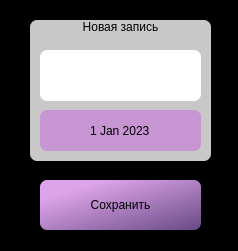
<?xml version="1.0" encoding="UTF-8"?>
<ui version="4.0">
 <class>Dialog</class>
 <widget class="QDialog" name="Dialog">
  <property name="geometry">
   <rect>
    <x>0</x>
    <y>0</y>
    <width>238</width>
    <height>251</height>
   </rect>
  </property>
  <property name="windowTitle">
   <string>Новая запись</string>
  </property>
  <property name="styleSheet">
   <string notr="true">background-color: rgb(0, 0, 0);</string>
  </property>
  <widget class="QFrame" name="frame">
   <property name="geometry">
    <rect>
     <x>20</x>
     <y>20</y>
     <width>201</width>
     <height>211</height>
    </rect>
   </property>
   <property name="layoutDirection">
    <enum>Qt::LeftToRight</enum>
   </property>
   <property name="frameShape">
    <enum>QFrame::StyledPanel</enum>
   </property>
   <property name="frameShadow">
    <enum>QFrame::Raised</enum>
   </property>
   <widget class="QLabel" name="labelNew">
    <property name="geometry">
     <rect>
      <x>10</x>
      <y>0</y>
      <width>181</width>
      <height>141</height>
     </rect>
    </property>
    <property name="styleSheet">
     <string notr="true">background-color: rgba(255, 255, 255,200);
font: 900 14pt &quot;Arial Black&quot;;
border-radius:7px;
color: rgb(0, 0, 0);</string>
    </property>
    <property name="text">
     <string>Новая запись</string>
    </property>
    <property name="alignment">
     <set>Qt::AlignHCenter|Qt::AlignTop</set>
    </property>
   </widget>
   <widget class="QDateEdit" name="dateEdit">
    <property name="geometry">
     <rect>
      <x>20</x>
      <y>90</y>
      <width>161</width>
      <height>41</height>
     </rect>
    </property>
    <property name="styleSheet">
     <string notr="true">background-color: rgb(199, 149, 210);
font: 16pt &quot;Swis721 BlkCn BT&quot;;
color: rgb(0, 0, 0);
border-radius: 7px;</string>
    </property>
    <property name="alignment">
     <set>Qt::AlignCenter</set>
    </property>
    <property name="buttonSymbols">
     <enum>QAbstractSpinBox::NoButtons</enum>
    </property>
    <property name="dateTime">
     <datetime>
      <hour>14</hour>
      <minute>0</minute>
      <second>0</second>
      <year>2023</year>
      <month>1</month>
      <day>1</day>
     </datetime>
    </property>
    <property name="date">
     <date>
      <year>2023</year>
      <month>1</month>
      <day>1</day>
     </date>
    </property>
   </widget>
   <widget class="QPushButton" name="saveButton">
    <property name="geometry">
     <rect>
      <x>20</x>
      <y>160</y>
      <width>161</width>
      <height>50</height>
     </rect>
    </property>
    <property name="styleSheet">
     <string notr="true">QPushButton {
background-color: qlineargradient(spread:pad, x1:1, y1:1, x2:0.205, y2:0.198864, stop:0 rgba(104, 74, 132, 255), stop:1 rgba(221, 164, 233, 255));
border-radius: 7px;
font: 800 16pt &quot;Arial Black&quot;;
}
QPushButton:hover {
background-color: rgb(216, 179, 229);
border-radius: 7px;
font: 800 16pt &quot;Arial Black&quot;;
}
QPushButton:pressed {
background-color: rgb(104, 74, 132);
border-radius: 7px;
font: 800 16pt &quot;Arial Black&quot;;
}</string>
    </property>
    <property name="text">
     <string>Сохранить</string>
    </property>
   </widget>
   <widget class="QLineEdit" name="inputLineEdit">
    <property name="geometry">
     <rect>
      <x>20</x>
      <y>30</y>
      <width>161</width>
      <height>51</height>
     </rect>
    </property>
    <property name="styleSheet">
     <string notr="true">font: 900 12pt &quot;Arial Black&quot;;
background-color: rgb(255, 255, 255);
border-radius: 7px;</string>
    </property>
    <property name="maxLength">
     <number>6</number>
    </property>
    <property name="alignment">
     <set>Qt::AlignRight|Qt::AlignTrailing|Qt::AlignVCenter</set>
    </property>
   </widget>
   <zorder>labelNew</zorder>
   <zorder>saveButton</zorder>
   <zorder>inputLineEdit</zorder>
   <zorder>dateEdit</zorder>
  </widget>
 </widget>
 <resources/>
 <connections/>
</ui>
